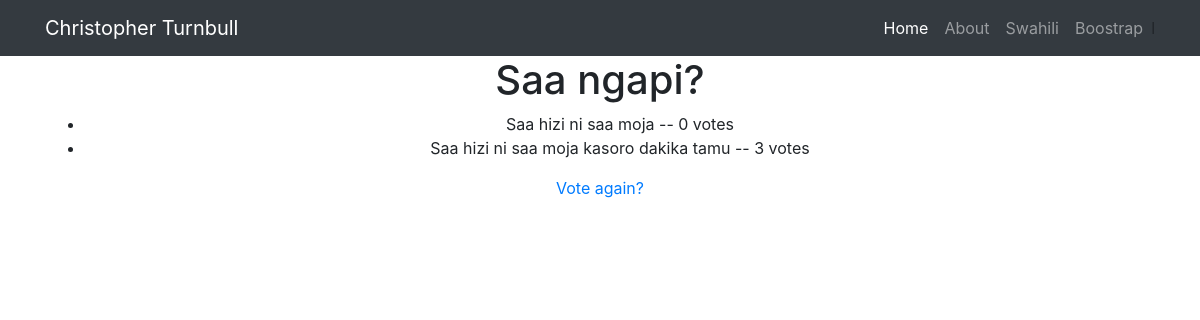
Page /swahili/3/results/ on the committed database.
### swahili/models.py (models this page shows, shortened)
class Question(models.Model):
    question_text = models.CharField(max_length=200)
    pub_date = models.DateTimeField('date published', default=timezone.now())

class Choice(models.Model):
    question = models.ForeignKey(Question, on_delete=models.CASCADE)
    choice_text = models.CharField(max_length=200)
    votes = models.IntegerField(default=0)

### swahili/views.py (the view)
# urls.py: path('swahili/<int:question_id>/results/', views.results, name='results'),
def results(request, question_id):
    question = get_object_or_404(Question, pk=question_id)
    return render(request, 'swahili/results.html', {'question': question})

### swahili/templates/swahili/results.html
{% extends "overview/base.html" %}
{% block content %}
  <div class="container">
    <div class="row">
      <div class="col-lg-12 text-center">
        <h1>{{ question.question_text }}</h1>
        <ul>
        {% for choice in question.choice_set.all %}
            <li>{{ choice.choice_text }} -- {{ choice.votes }} vote{{ choice.votes|pluralize }}</li>
        {% endfor %}
        </ul>
        <a href="{% url 'swahili:detail' question.id %}">Vote again?</a>
      </div>
    </div>
  </div>
{% endblock %}

### rows in the picture
Question: question_text "Saa ngapi?"
Choice: choice_text "Saa hizi ni saa moja", votes "0"
Choice: choice_text "Saa hizi ni saa moja kasoro dakika tamu", votes "3"
